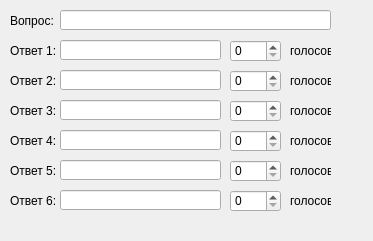
<?xml version="1.0" encoding="UTF-8"?>
<ui version="4.0">
 <class>FormQuestion</class>
 <widget class="QWidget" name="FormQuestion">
  <property name="geometry">
   <rect>
    <x>0</x>
    <y>0</y>
    <width>373</width>
    <height>241</height>
   </rect>
  </property>
  <property name="windowTitle">
   <string>Form</string>
  </property>
  <widget class="QLineEdit" name="lineEditQuestion">
   <property name="geometry">
    <rect>
     <x>60</x>
     <y>10</y>
     <width>271</width>
     <height>20</height>
    </rect>
   </property>
  </widget>
  <widget class="QLabel" name="label">
   <property name="geometry">
    <rect>
     <x>10</x>
     <y>10</y>
     <width>46</width>
     <height>21</height>
    </rect>
   </property>
   <property name="text">
    <string>Вопрос:</string>
   </property>
  </widget>
  <widget class="QLineEdit" name="lineEdit_Answ1">
   <property name="geometry">
    <rect>
     <x>60</x>
     <y>40</y>
     <width>161</width>
     <height>20</height>
    </rect>
   </property>
  </widget>
  <widget class="QSpinBox" name="spinPoints1">
   <property name="geometry">
    <rect>
     <x>230</x>
     <y>40</y>
     <width>51</width>
     <height>22</height>
    </rect>
   </property>
   <property name="maximum">
    <number>999</number>
   </property>
  </widget>
  <widget class="QLineEdit" name="lineEdit_Answ2">
   <property name="geometry">
    <rect>
     <x>60</x>
     <y>70</y>
     <width>161</width>
     <height>20</height>
    </rect>
   </property>
  </widget>
  <widget class="QSpinBox" name="spinPoints2">
   <property name="geometry">
    <rect>
     <x>230</x>
     <y>70</y>
     <width>51</width>
     <height>22</height>
    </rect>
   </property>
   <property name="maximum">
    <number>999</number>
   </property>
  </widget>
  <widget class="QLineEdit" name="lineEdit_Answ3">
   <property name="geometry">
    <rect>
     <x>60</x>
     <y>100</y>
     <width>161</width>
     <height>20</height>
    </rect>
   </property>
  </widget>
  <widget class="QSpinBox" name="spinPoints3">
   <property name="geometry">
    <rect>
     <x>230</x>
     <y>100</y>
     <width>51</width>
     <height>22</height>
    </rect>
   </property>
   <property name="maximum">
    <number>999</number>
   </property>
  </widget>
  <widget class="QLineEdit" name="lineEdit_Answ4">
   <property name="geometry">
    <rect>
     <x>60</x>
     <y>130</y>
     <width>161</width>
     <height>20</height>
    </rect>
   </property>
  </widget>
  <widget class="QSpinBox" name="spinPoints4">
   <property name="geometry">
    <rect>
     <x>230</x>
     <y>130</y>
     <width>51</width>
     <height>22</height>
    </rect>
   </property>
   <property name="maximum">
    <number>999</number>
   </property>
  </widget>
  <widget class="QLineEdit" name="lineEdit_Answ5">
   <property name="geometry">
    <rect>
     <x>60</x>
     <y>160</y>
     <width>161</width>
     <height>20</height>
    </rect>
   </property>
  </widget>
  <widget class="QSpinBox" name="spinPoints5">
   <property name="geometry">
    <rect>
     <x>230</x>
     <y>160</y>
     <width>51</width>
     <height>22</height>
    </rect>
   </property>
   <property name="maximum">
    <number>999</number>
   </property>
  </widget>
  <widget class="QLineEdit" name="lineEdit_Answ6">
   <property name="geometry">
    <rect>
     <x>60</x>
     <y>190</y>
     <width>161</width>
     <height>20</height>
    </rect>
   </property>
  </widget>
  <widget class="QSpinBox" name="spinPoints6">
   <property name="geometry">
    <rect>
     <x>230</x>
     <y>190</y>
     <width>51</width>
     <height>22</height>
    </rect>
   </property>
   <property name="maximum">
    <number>999</number>
   </property>
  </widget>
  <widget class="QLabel" name="label_2">
   <property name="geometry">
    <rect>
     <x>10</x>
     <y>40</y>
     <width>46</width>
     <height>21</height>
    </rect>
   </property>
   <property name="text">
    <string>Ответ 1:</string>
   </property>
  </widget>
  <widget class="QLabel" name="label_3">
   <property name="geometry">
    <rect>
     <x>10</x>
     <y>70</y>
     <width>46</width>
     <height>21</height>
    </rect>
   </property>
   <property name="text">
    <string>Ответ 2:</string>
   </property>
  </widget>
  <widget class="QLabel" name="label_4">
   <property name="geometry">
    <rect>
     <x>10</x>
     <y>100</y>
     <width>46</width>
     <height>21</height>
    </rect>
   </property>
   <property name="text">
    <string>Ответ 3:</string>
   </property>
  </widget>
  <widget class="QLabel" name="label_5">
   <property name="geometry">
    <rect>
     <x>10</x>
     <y>130</y>
     <width>46</width>
     <height>21</height>
    </rect>
   </property>
   <property name="text">
    <string>Ответ 4:</string>
   </property>
  </widget>
  <widget class="QLabel" name="label_6">
   <property name="geometry">
    <rect>
     <x>10</x>
     <y>160</y>
     <width>46</width>
     <height>21</height>
    </rect>
   </property>
   <property name="text">
    <string>Ответ 5:</string>
   </property>
  </widget>
  <widget class="QLabel" name="label_7">
   <property name="geometry">
    <rect>
     <x>10</x>
     <y>190</y>
     <width>46</width>
     <height>21</height>
    </rect>
   </property>
   <property name="text">
    <string>Ответ 6:</string>
   </property>
  </widget>
  <widget class="QLabel" name="label_12">
   <property name="geometry">
    <rect>
     <x>290</x>
     <y>160</y>
     <width>41</width>
     <height>21</height>
    </rect>
   </property>
   <property name="text">
    <string>голосов</string>
   </property>
  </widget>
  <widget class="QLabel" name="label_13">
   <property name="geometry">
    <rect>
     <x>290</x>
     <y>190</y>
     <width>41</width>
     <height>21</height>
    </rect>
   </property>
   <property name="text">
    <string>голосов</string>
   </property>
  </widget>
  <widget class="QLabel" name="label_14">
   <property name="geometry">
    <rect>
     <x>290</x>
     <y>130</y>
     <width>41</width>
     <height>21</height>
    </rect>
   </property>
   <property name="text">
    <string>голосов</string>
   </property>
  </widget>
  <widget class="QLabel" name="label_15">
   <property name="geometry">
    <rect>
     <x>290</x>
     <y>100</y>
     <width>41</width>
     <height>21</height>
    </rect>
   </property>
   <property name="text">
    <string>голосов</string>
   </property>
  </widget>
  <widget class="QLabel" name="label_17">
   <property name="geometry">
    <rect>
     <x>290</x>
     <y>40</y>
     <width>41</width>
     <height>21</height>
    </rect>
   </property>
   <property name="text">
    <string>голосов</string>
   </property>
  </widget>
  <widget class="QLabel" name="label_16">
   <property name="geometry">
    <rect>
     <x>290</x>
     <y>70</y>
     <width>41</width>
     <height>21</height>
    </rect>
   </property>
   <property name="text">
    <string>голосов</string>
   </property>
  </widget>
 </widget>
 <resources/>
 <connections/>
</ui>
